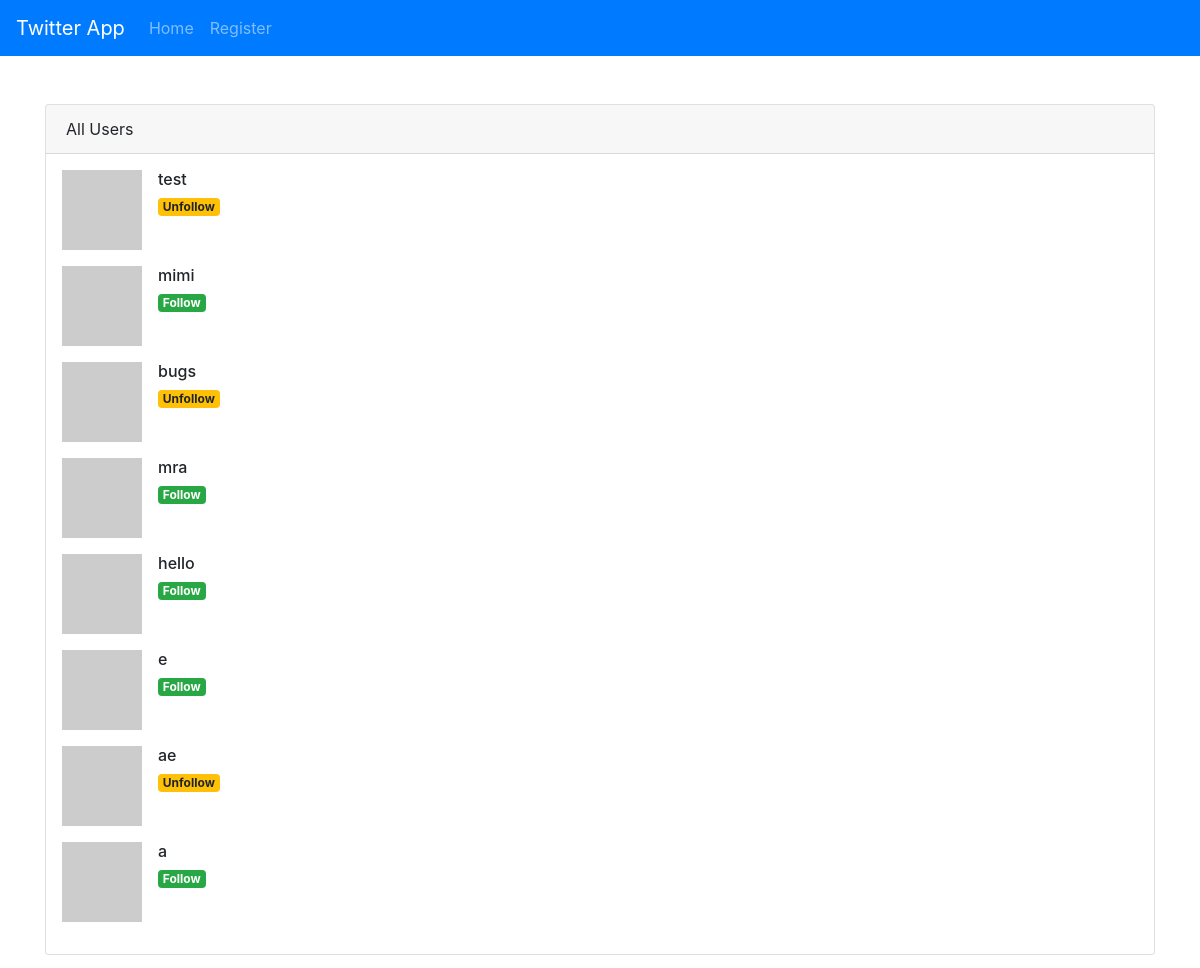
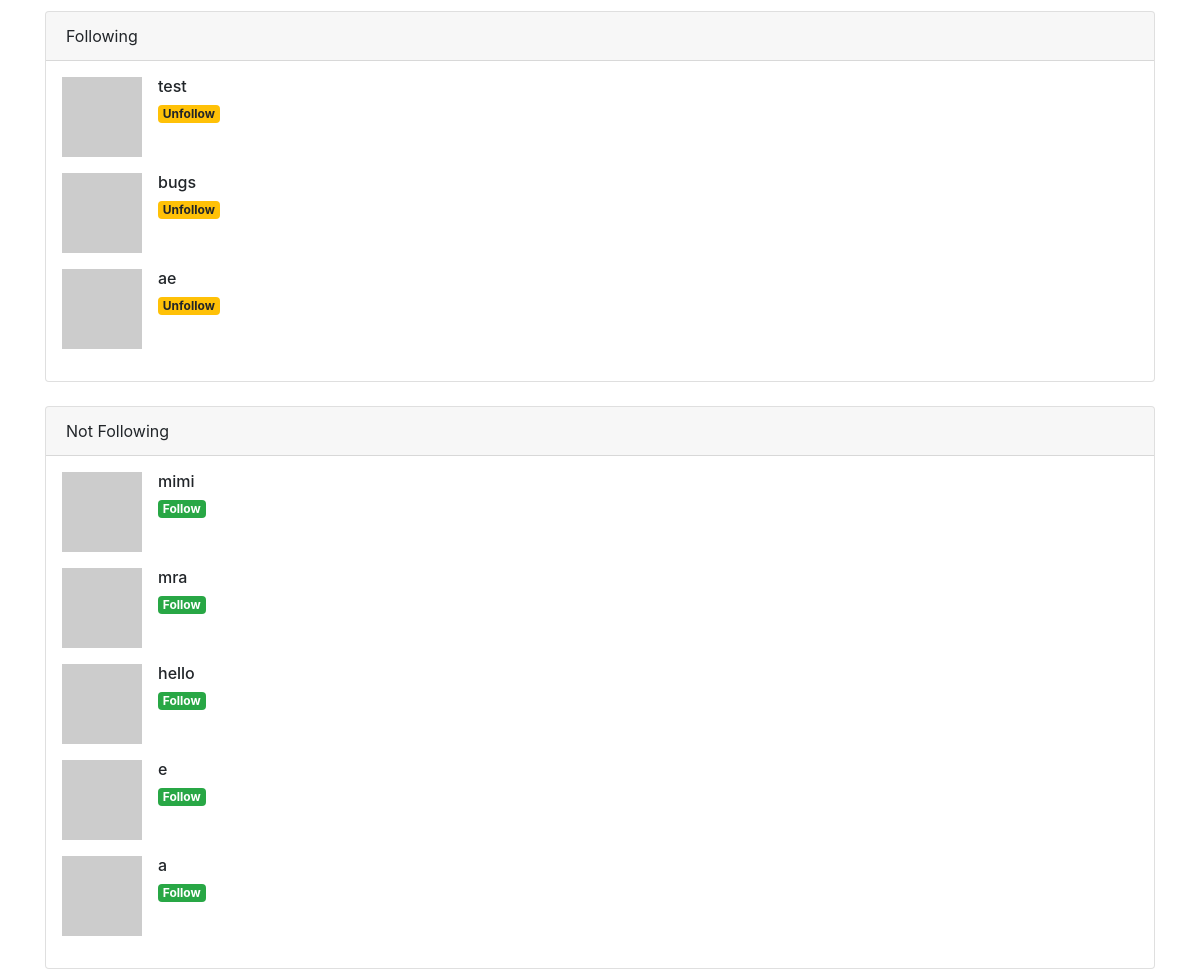
Screenshot of /users with the database file from the repository (2 pictures, top to bottom).
### tables this page shows
CREATE TABLE users (
        _id integer primary key autoincrement,      
        username text UNIQUE,
        password text
    );

### main.py (the view)
@app.route('/users', methods=['GET'])
def users():
    following_users = []
    unfollowing_users = []
    all_users = get_all_users()
    final_users = []
    for user in all_users:
        random_follow = random.choice([True, False])
        user = (user[0], user[1], user[2], random_follow)
        final_users.append(user)
        if random_follow:
            unfollowing_users.append(user)
        else:
            following_users.append(user)
    print(final_users)
    return render_template('users_page.html', all_users=final_users, following_users=following_users, unfollowing_users=unfollowing_users)

### db.py (called while the page is built)
def get_all_users():
    cursor.execute('SELECT * FROM users order by _id desc')
    users = cursor.fetchall()
    return users

### users.py (called while the page is built)
def get_all_users():
    return db.get_all_users()

### templates/users_page.html (shortened to what this page needs)
{% extends "base.html" %}
{% block content %}
{% with users=all_users, title='All Users' %}
{% include 'users.html' %}
{% endwith %}
<br>
{% with users=following_users, title='Following' %}
{% include 'users.html' %}
{% endwith %}
<br>
{% with users=unfollowing_users, title='Not Following' %}
{% include 'users.html' %}
{% endwith %}
{% endblock %}

### templates/users.html
<div class="card">
    <div class="card-header">{{title}}</div>
    <ul class="list-unstyled m-3">
        {% for user in users %}
        <li class="media mb-3">
            <img src="https://www.gravatar.com/avatar/94d093eda664addd6e450d7e9881bcad?s=32&d=identicon&r=PG"
                class="mr-3" alt="user">
            <div class="media-body">
                <h6 class="mt-0 mb-1">{{user[1]}}</h6>
                {% if user[3] %}
                <a href="#" class="badge badge-success">Follow</a>
                {% else %}
                <a href="#" class="badge badge-warning">Unfollow</a>
                {% endif %}
            </div>
        </li>
        {% endfor %}
    </ul>
</div>

### rows the page displays
users: username "test", shows "Unfollow"
users: username "mimi", shows "Follow"
users: username "bugs", shows "Unfollow"
users: username "mra", shows "Follow"
users: username "hello", shows "Follow"
users: username "ae", shows "Unfollow"

### other values shown
{{ title }} "All Users Following Not Following"
{{ user[1] }} "e" "a" "e" "a"
